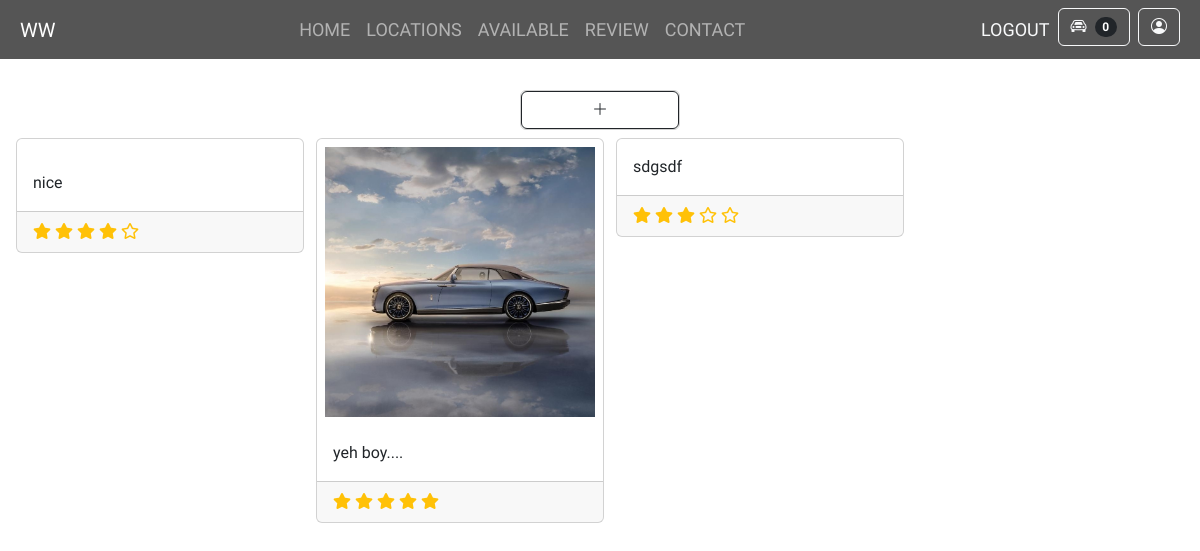
/userblog/, run on the app's committed database.
### wwapp/models.py (models this page shows)
class BlogModels(models.Model):
    user=models.ForeignKey(User,on_delete=models.CASCADE,related_name='bloguser')
    image=models.ImageField(upload_to='blog_images',null=True,blank=True)
    description=models.CharField( max_length=1000,null=True,blank=True)
    options=(
        (0,'0'),
        (1,'1'),
        (2,'2'),
        (3,'3'),
        (4,'4'),
        (5,'5')
    )
    rating=models.PositiveIntegerField(null=True, blank=True,choices=options)

### wwapp/views.py (the view)
# urls.py: path('userblog/',views.BlogListUserView.as_view(),name='user_blog_view'),
class BlogListUserView(ListView):
    template_name='userblog.html'
    model=BlogModels
    context_object_name='blog'
    def get_queryset(self):
        return BlogModels.objects.all()

### wwapp/context_processors.py (called while the page is built)
def booking_count(request):
    if request.user.is_authenticated:
        count=CarBooking.objects.filter(user=request.user).count()
        return{'count':count}
    else:
        return{'count':0}

### wwapp/templates/userblog.html (shortened to what this page needs)
{% extends 'user_index.html' %}
{% load static %}
{% block body %}
<body class="parallaxre">
</body>
{% endblock body %}
{% block content %}
<div class="parallaxre">
</div>
<div style="height: 70px;" class="w-100 ">
</div>
<div class="col justify-content-center align-items-center ">
    <div class="card mx-auto bg-transparent " style="width:10rem">
        <a href="{% url 'blog_create_view' %}" class="btn btn-outline-dark " style="background: transparent;"><i class="bi bi-plus-lg"></i><br> </a>
      </div>
    </div>
{% for i in blog %}
<div class="col-md-3 float-start ">
    <div class="card ms-3 mx-auto mt-2 float-start" style="width: 18rem;">
        {% if not i.image %}
    {% else %}
        <img src="{{ i.image.url }}" alt="" class="m-2 w-auto " >
    {% endif %}
        <div class="card-body">
            {{ i.description }}
        </div>
        <div class="card-footer">
            {%  if i.rating == 0 or i.rating is none %}
                <div class="text-warning">
                    <i class="far fa-star" aria-hidden="true"></i>
                    <i class="far fa-star" aria-hidden="true"></i>
                    <i class="far fa-star" aria-hidden="true"></i>
                    <i class="far fa-star" aria-hidden="true"></i>
                    <i class="far fa-star" aria-hidden="true"></i>
                </div>
            {% elif i.rating == 3 %}
                <div class="text-warning">
                    <i class="fa fa-star" aria-hidden="true"></i>
                    <i class="fa fa-star" aria-hidden="true"></i>
                    <i class="fa fa-star" aria-hidden="true"></i>
                    <i class="far fa-star" aria-hidden="true"></i>
                    <i class="far fa-star" aria-hidden="true"></i>
                </div>
            {% elif i.rating == 4 %}
                <div class="text-warning">
                    <i class="fa fa-star" aria-hidden="true"></i>
                    <i class="fa fa-star" aria-hidden="true"></i>
                    <i class="fa fa-star" aria-hidden="true"></i>
                    <i class="fa fa-star" aria-hidden="true"></i>
                    <i class="far fa-star" aria-hidden="true"></i>
                </div>
            {% elif i.rating >= 5 %}
                <div class="text-warning">
                    <i class="fa fa-star" aria-hidden="true"></i>
                    <i class="fa fa-star" aria-hidden="true"></i>
                    <i class="fa fa-star" aria-hidden="true"></i>
                    <i class="fa fa-star" aria-hidden="true"></i>
                    <i class="fa fa-star" aria-hidden="true"></i>
                </div>
            {% endif %}
        </div>
    </div>
</div>
{% endfor %}
{% endblock content %}

### data on the page
BlogModels: description "nice", rating 4 (drawn)
BlogModels: image (picture), description "yeh boy...."
BlogModels: description "sdgsdf", rating 3 (drawn)

### other printed values
{{ count }} "0"
